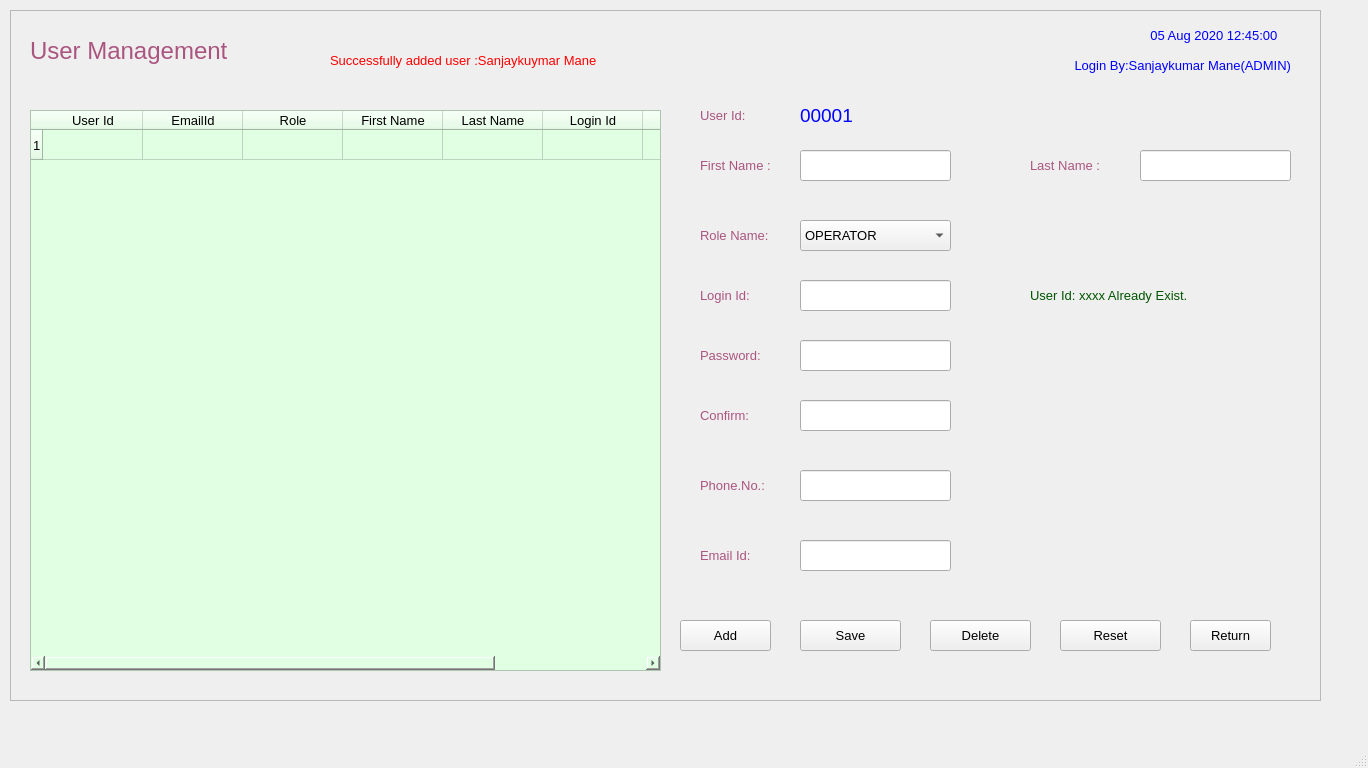
<?xml version="1.0" encoding="UTF-8"?>
<ui version="4.0">
 <class>MainWindow</class>
 <widget class="QMainWindow" name="MainWindow">
  <property name="geometry">
   <rect>
    <x>0</x>
    <y>0</y>
    <width>1368</width>
    <height>768</height>
   </rect>
  </property>
  <property name="baseSize">
   <size>
    <width>0</width>
    <height>0</height>
   </size>
  </property>
  <property name="windowTitle">
   <string>MainWindow</string>
  </property>
  <widget class="QWidget" name="centralwidget">
   <widget class="QFrame" name="frame">
    <property name="geometry">
     <rect>
      <x>10</x>
      <y>10</y>
      <width>1311</width>
      <height>691</height>
     </rect>
    </property>
    <property name="styleSheet">
     <string notr="true"/>
    </property>
    <property name="frameShape">
     <enum>QFrame::StyledPanel</enum>
    </property>
    <property name="frameShadow">
     <enum>QFrame::Raised</enum>
    </property>
    <widget class="QLabel" name="label">
     <property name="geometry">
      <rect>
       <x>20</x>
       <y>10</y>
       <width>231</width>
       <height>61</height>
      </rect>
     </property>
     <property name="font">
      <font>
       <pointsize>18</pointsize>
      </font>
     </property>
     <property name="styleSheet">
      <string notr="true">color: rgb(170, 85, 127);</string>
     </property>
     <property name="text">
      <string>User Management</string>
     </property>
     <property name="alignment">
      <set>Qt::AlignLeading|Qt::AlignLeft|Qt::AlignVCenter</set>
     </property>
    </widget>
    <widget class="QLabel" name="label_20">
     <property name="geometry">
      <rect>
       <x>1130</x>
       <y>10</y>
       <width>141</width>
       <height>31</height>
      </rect>
     </property>
     <property name="font">
      <font>
       <family>MS Shell Dlg 2</family>
       <pointsize>10</pointsize>
       <weight>50</weight>
       <bold>false</bold>
       <underline>false</underline>
      </font>
     </property>
     <property name="styleSheet">
      <string notr="true">color: rgb(0, 0, 255);</string>
     </property>
     <property name="text">
      <string>05 Aug 2020 12:45:00 </string>
     </property>
     <property name="alignment">
      <set>Qt::AlignRight|Qt::AlignTrailing|Qt::AlignVCenter</set>
     </property>
    </widget>
    <widget class="QPushButton" name="pushButton_2">
     <property name="geometry">
      <rect>
       <x>920</x>
       <y>610</y>
       <width>101</width>
       <height>31</height>
      </rect>
     </property>
     <property name="font">
      <font>
       <family>MS Shell Dlg 2</family>
       <pointsize>10</pointsize>
       <weight>50</weight>
       <bold>false</bold>
      </font>
     </property>
     <property name="text">
      <string>Delete</string>
     </property>
    </widget>
    <widget class="QPushButton" name="pushButton_5">
     <property name="geometry">
      <rect>
       <x>1180</x>
       <y>610</y>
       <width>81</width>
       <height>31</height>
      </rect>
     </property>
     <property name="font">
      <font>
       <family>MS Shell Dlg 2</family>
       <pointsize>10</pointsize>
       <weight>50</weight>
       <bold>false</bold>
      </font>
     </property>
     <property name="text">
      <string>Return</string>
     </property>
    </widget>
    <widget class="QTableWidget" name="tableWidget">
     <property name="geometry">
      <rect>
       <x>20</x>
       <y>100</y>
       <width>631</width>
       <height>561</height>
      </rect>
     </property>
     <property name="styleSheet">
      <string notr="true">background-color: rgb(225, 255, 227);</string>
     </property>
     <row>
      <property name="text">
       <string>1</string>
      </property>
      <property name="font">
       <font>
        <pointsize>10</pointsize>
       </font>
      </property>
     </row>
     <column>
      <property name="text">
       <string>User Id</string>
      </property>
      <property name="font">
       <font>
        <pointsize>10</pointsize>
       </font>
      </property>
     </column>
     <column>
      <property name="text">
       <string>EmailId</string>
      </property>
      <property name="font">
       <font>
        <pointsize>10</pointsize>
       </font>
      </property>
     </column>
     <column>
      <property name="text">
       <string>Role</string>
      </property>
      <property name="font">
       <font>
        <pointsize>10</pointsize>
       </font>
      </property>
     </column>
     <column>
      <property name="text">
       <string>First Name</string>
      </property>
      <property name="font">
       <font>
        <pointsize>10</pointsize>
       </font>
      </property>
     </column>
     <column>
      <property name="text">
       <string>Last Name</string>
      </property>
      <property name="font">
       <font>
        <pointsize>10</pointsize>
       </font>
      </property>
     </column>
     <column>
      <property name="text">
       <string>Login Id</string>
      </property>
      <property name="font">
       <font>
        <pointsize>10</pointsize>
       </font>
      </property>
     </column>
     <column>
      <property name="text">
       <string>Password</string>
      </property>
      <property name="font">
       <font>
        <pointsize>10</pointsize>
       </font>
      </property>
     </column>
     <column>
      <property name="text">
       <string>Mobile No</string>
      </property>
      <property name="font">
       <font>
        <pointsize>10</pointsize>
       </font>
      </property>
     </column>
     <item row="0" column="3">
      <property name="text">
       <string/>
      </property>
      <property name="font">
       <font>
        <pointsize>10</pointsize>
       </font>
      </property>
     </item>
     <item row="0" column="4">
      <property name="text">
       <string/>
      </property>
      <property name="font">
       <font>
        <pointsize>10</pointsize>
       </font>
      </property>
     </item>
     <item row="0" column="5">
      <property name="text">
       <string/>
      </property>
      <property name="font">
       <font>
        <pointsize>10</pointsize>
       </font>
      </property>
     </item>
     <item row="0" column="6">
      <property name="text">
       <string/>
      </property>
      <property name="font">
       <font>
        <pointsize>10</pointsize>
       </font>
      </property>
     </item>
     <item row="0" column="7">
      <property name="text">
       <string/>
      </property>
      <property name="font">
       <font>
        <pointsize>10</pointsize>
       </font>
      </property>
     </item>
    </widget>
    <widget class="QPushButton" name="pushButton_3">
     <property name="geometry">
      <rect>
       <x>790</x>
       <y>610</y>
       <width>101</width>
       <height>31</height>
      </rect>
     </property>
     <property name="font">
      <font>
       <family>MS Shell Dlg 2</family>
       <pointsize>10</pointsize>
       <weight>50</weight>
       <bold>false</bold>
      </font>
     </property>
     <property name="text">
      <string>Save</string>
     </property>
    </widget>
    <widget class="QPushButton" name="pushButton_4">
     <property name="geometry">
      <rect>
       <x>670</x>
       <y>610</y>
       <width>91</width>
       <height>31</height>
      </rect>
     </property>
     <property name="font">
      <font>
       <family>MS Shell Dlg 2</family>
       <pointsize>10</pointsize>
       <weight>50</weight>
       <bold>false</bold>
      </font>
     </property>
     <property name="text">
      <string>Add</string>
     </property>
    </widget>
    <widget class="QPushButton" name="pushButton_6">
     <property name="geometry">
      <rect>
       <x>1050</x>
       <y>610</y>
       <width>101</width>
       <height>31</height>
      </rect>
     </property>
     <property name="font">
      <font>
       <family>MS Shell Dlg 2</family>
       <pointsize>10</pointsize>
       <weight>50</weight>
       <bold>false</bold>
      </font>
     </property>
     <property name="text">
      <string>Reset</string>
     </property>
    </widget>
    <widget class="QLabel" name="label_21">
     <property name="geometry">
      <rect>
       <x>1060</x>
       <y>40</y>
       <width>221</width>
       <height>31</height>
      </rect>
     </property>
     <property name="font">
      <font>
       <family>MS Shell Dlg 2</family>
       <pointsize>10</pointsize>
       <weight>50</weight>
       <bold>false</bold>
       <underline>false</underline>
      </font>
     </property>
     <property name="styleSheet">
      <string notr="true">color: rgb(0, 0, 255);</string>
     </property>
     <property name="text">
      <string>Login By:Sanjaykumar Mane(ADMIN)</string>
     </property>
     <property name="alignment">
      <set>Qt::AlignRight|Qt::AlignTrailing|Qt::AlignVCenter</set>
     </property>
    </widget>
    <widget class="QLabel" name="label_22">
     <property name="geometry">
      <rect>
       <x>320</x>
       <y>30</y>
       <width>421</width>
       <height>41</height>
      </rect>
     </property>
     <property name="font">
      <font>
       <family>MS Shell Dlg 2</family>
       <pointsize>10</pointsize>
       <weight>50</weight>
       <bold>false</bold>
       <underline>false</underline>
      </font>
     </property>
     <property name="styleSheet">
      <string notr="true">color: rgb(255, 0, 0);</string>
     </property>
     <property name="text">
      <string>Successfully added user :Sanjaykuymar Mane</string>
     </property>
     <property name="alignment">
      <set>Qt::AlignLeading|Qt::AlignLeft|Qt::AlignVCenter</set>
     </property>
    </widget>
    <widget class="QLabel" name="label_2">
     <property name="geometry">
      <rect>
       <x>690</x>
       <y>90</y>
       <width>61</width>
       <height>31</height>
      </rect>
     </property>
     <property name="font">
      <font>
       <pointsize>10</pointsize>
      </font>
     </property>
     <property name="styleSheet">
      <string notr="true">color: rgb(170, 85, 127);</string>
     </property>
     <property name="text">
      <string>User Id:</string>
     </property>
     <property name="alignment">
      <set>Qt::AlignLeading|Qt::AlignLeft|Qt::AlignVCenter</set>
     </property>
    </widget>
    <widget class="QLabel" name="label_23">
     <property name="geometry">
      <rect>
       <x>790</x>
       <y>90</y>
       <width>111</width>
       <height>31</height>
      </rect>
     </property>
     <property name="font">
      <font>
       <pointsize>14</pointsize>
      </font>
     </property>
     <property name="styleSheet">
      <string notr="true">color: rgb(0, 0, 255);</string>
     </property>
     <property name="text">
      <string>00001</string>
     </property>
     <property name="alignment">
      <set>Qt::AlignLeading|Qt::AlignLeft|Qt::AlignVCenter</set>
     </property>
    </widget>
    <widget class="QLabel" name="label_3">
     <property name="geometry">
      <rect>
       <x>690</x>
       <y>140</y>
       <width>81</width>
       <height>31</height>
      </rect>
     </property>
     <property name="font">
      <font>
       <pointsize>10</pointsize>
      </font>
     </property>
     <property name="styleSheet">
      <string notr="true">color: rgb(170, 85, 127);</string>
     </property>
     <property name="text">
      <string>First Name :</string>
     </property>
     <property name="alignment">
      <set>Qt::AlignLeading|Qt::AlignLeft|Qt::AlignVCenter</set>
     </property>
    </widget>
    <widget class="QLineEdit" name="lineEdit">
     <property name="geometry">
      <rect>
       <x>790</x>
       <y>140</y>
       <width>151</width>
       <height>31</height>
      </rect>
     </property>
     <property name="font">
      <font>
       <pointsize>12</pointsize>
      </font>
     </property>
    </widget>
    <widget class="QLabel" name="label_4">
     <property name="geometry">
      <rect>
       <x>1020</x>
       <y>140</y>
       <width>81</width>
       <height>31</height>
      </rect>
     </property>
     <property name="font">
      <font>
       <pointsize>10</pointsize>
      </font>
     </property>
     <property name="styleSheet">
      <string notr="true">color: rgb(170, 85, 127);</string>
     </property>
     <property name="text">
      <string>Last Name :</string>
     </property>
     <property name="alignment">
      <set>Qt::AlignLeading|Qt::AlignLeft|Qt::AlignVCenter</set>
     </property>
    </widget>
    <widget class="QLineEdit" name="lineEdit_2">
     <property name="geometry">
      <rect>
       <x>1130</x>
       <y>140</y>
       <width>151</width>
       <height>31</height>
      </rect>
     </property>
     <property name="font">
      <font>
       <pointsize>12</pointsize>
      </font>
     </property>
    </widget>
    <widget class="QLabel" name="label_5">
     <property name="geometry">
      <rect>
       <x>690</x>
       <y>210</y>
       <width>81</width>
       <height>31</height>
      </rect>
     </property>
     <property name="font">
      <font>
       <pointsize>10</pointsize>
      </font>
     </property>
     <property name="styleSheet">
      <string notr="true">color: rgb(170, 85, 127);</string>
     </property>
     <property name="text">
      <string>Role Name:</string>
     </property>
     <property name="alignment">
      <set>Qt::AlignLeading|Qt::AlignLeft|Qt::AlignVCenter</set>
     </property>
    </widget>
    <widget class="QComboBox" name="comboBox">
     <property name="geometry">
      <rect>
       <x>790</x>
       <y>210</y>
       <width>151</width>
       <height>31</height>
      </rect>
     </property>
     <property name="font">
      <font>
       <pointsize>10</pointsize>
      </font>
     </property>
     <item>
      <property name="text">
       <string>OPERATOR</string>
      </property>
     </item>
     <item>
      <property name="text">
       <string>SUPERVISOR</string>
      </property>
     </item>
     <item>
      <property name="text">
       <string>ADMIN</string>
      </property>
     </item>
    </widget>
    <widget class="QLabel" name="label_6">
     <property name="geometry">
      <rect>
       <x>690</x>
       <y>270</y>
       <width>71</width>
       <height>31</height>
      </rect>
     </property>
     <property name="font">
      <font>
       <pointsize>10</pointsize>
      </font>
     </property>
     <property name="styleSheet">
      <string notr="true">color: rgb(170, 85, 127);</string>
     </property>
     <property name="text">
      <string>Login Id:</string>
     </property>
     <property name="alignment">
      <set>Qt::AlignLeading|Qt::AlignLeft|Qt::AlignVCenter</set>
     </property>
    </widget>
    <widget class="QLineEdit" name="lineEdit_3">
     <property name="geometry">
      <rect>
       <x>790</x>
       <y>270</y>
       <width>151</width>
       <height>31</height>
      </rect>
     </property>
     <property name="font">
      <font>
       <pointsize>12</pointsize>
      </font>
     </property>
    </widget>
    <widget class="QLabel" name="label_7">
     <property name="geometry">
      <rect>
       <x>690</x>
       <y>330</y>
       <width>81</width>
       <height>31</height>
      </rect>
     </property>
     <property name="font">
      <font>
       <pointsize>10</pointsize>
      </font>
     </property>
     <property name="styleSheet">
      <string notr="true">color: rgb(170, 85, 127);</string>
     </property>
     <property name="text">
      <string>Password:</string>
     </property>
     <property name="alignment">
      <set>Qt::AlignLeading|Qt::AlignLeft|Qt::AlignVCenter</set>
     </property>
    </widget>
    <widget class="QLabel" name="label_8">
     <property name="geometry">
      <rect>
       <x>690</x>
       <y>390</y>
       <width>81</width>
       <height>31</height>
      </rect>
     </property>
     <property name="font">
      <font>
       <pointsize>10</pointsize>
      </font>
     </property>
     <property name="styleSheet">
      <string notr="true">color: rgb(170, 85, 127);</string>
     </property>
     <property name="text">
      <string>Confirm:</string>
     </property>
     <property name="alignment">
      <set>Qt::AlignLeading|Qt::AlignLeft|Qt::AlignVCenter</set>
     </property>
    </widget>
    <widget class="QLineEdit" name="lineEdit_4">
     <property name="geometry">
      <rect>
       <x>790</x>
       <y>330</y>
       <width>151</width>
       <height>31</height>
      </rect>
     </property>
     <property name="font">
      <font>
       <pointsize>12</pointsize>
      </font>
     </property>
    </widget>
    <widget class="QLineEdit" name="lineEdit_5">
     <property name="geometry">
      <rect>
       <x>790</x>
       <y>390</y>
       <width>151</width>
       <height>31</height>
      </rect>
     </property>
     <property name="font">
      <font>
       <pointsize>12</pointsize>
      </font>
     </property>
     <property name="inputMethodHints">
      <set>Qt::ImhNone</set>
     </property>
    </widget>
    <widget class="QLabel" name="label_9">
     <property name="geometry">
      <rect>
       <x>690</x>
       <y>460</y>
       <width>81</width>
       <height>31</height>
      </rect>
     </property>
     <property name="font">
      <font>
       <pointsize>10</pointsize>
      </font>
     </property>
     <property name="styleSheet">
      <string notr="true">color: rgb(170, 85, 127);</string>
     </property>
     <property name="text">
      <string>Phone.No.:</string>
     </property>
     <property name="alignment">
      <set>Qt::AlignLeading|Qt::AlignLeft|Qt::AlignVCenter</set>
     </property>
    </widget>
    <widget class="QLineEdit" name="lineEdit_6">
     <property name="geometry">
      <rect>
       <x>790</x>
       <y>460</y>
       <width>151</width>
       <height>31</height>
      </rect>
     </property>
     <property name="font">
      <font>
       <pointsize>12</pointsize>
      </font>
     </property>
    </widget>
    <widget class="QLabel" name="label_10">
     <property name="geometry">
      <rect>
       <x>690</x>
       <y>530</y>
       <width>81</width>
       <height>31</height>
      </rect>
     </property>
     <property name="font">
      <font>
       <pointsize>10</pointsize>
      </font>
     </property>
     <property name="styleSheet">
      <string notr="true">color: rgb(170, 85, 127);</string>
     </property>
     <property name="text">
      <string>Email Id:</string>
     </property>
     <property name="alignment">
      <set>Qt::AlignLeading|Qt::AlignLeft|Qt::AlignVCenter</set>
     </property>
    </widget>
    <widget class="QLineEdit" name="lineEdit_7">
     <property name="geometry">
      <rect>
       <x>790</x>
       <y>530</y>
       <width>151</width>
       <height>31</height>
      </rect>
     </property>
     <property name="font">
      <font>
       <pointsize>12</pointsize>
      </font>
     </property>
    </widget>
    <widget class="QLabel" name="label_11">
     <property name="geometry">
      <rect>
       <x>1020</x>
       <y>260</y>
       <width>171</width>
       <height>51</height>
      </rect>
     </property>
     <property name="font">
      <font>
       <pointsize>10</pointsize>
      </font>
     </property>
     <property name="styleSheet">
      <string notr="true">color: rgb(0, 85, 0);</string>
     </property>
     <property name="text">
      <string>User Id: xxxx Already Exist.</string>
     </property>
     <property name="alignment">
      <set>Qt::AlignLeading|Qt::AlignLeft|Qt::AlignVCenter</set>
     </property>
    </widget>
   </widget>
  </widget>
  <widget class="QMenuBar" name="menubar">
   <property name="geometry">
    <rect>
     <x>0</x>
     <y>0</y>
     <width>1368</width>
     <height>21</height>
    </rect>
   </property>
  </widget>
  <widget class="QStatusBar" name="statusbar"/>
 </widget>
 <resources/>
 <connections/>
</ui>
